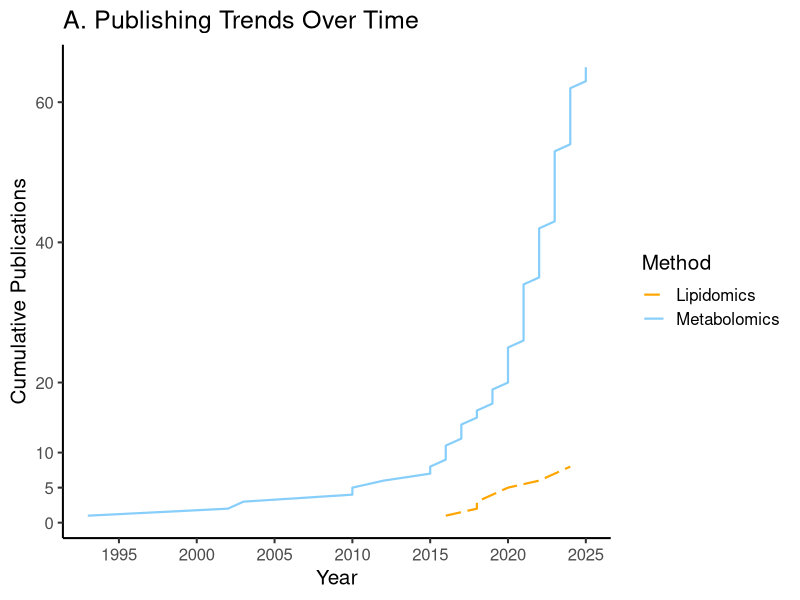
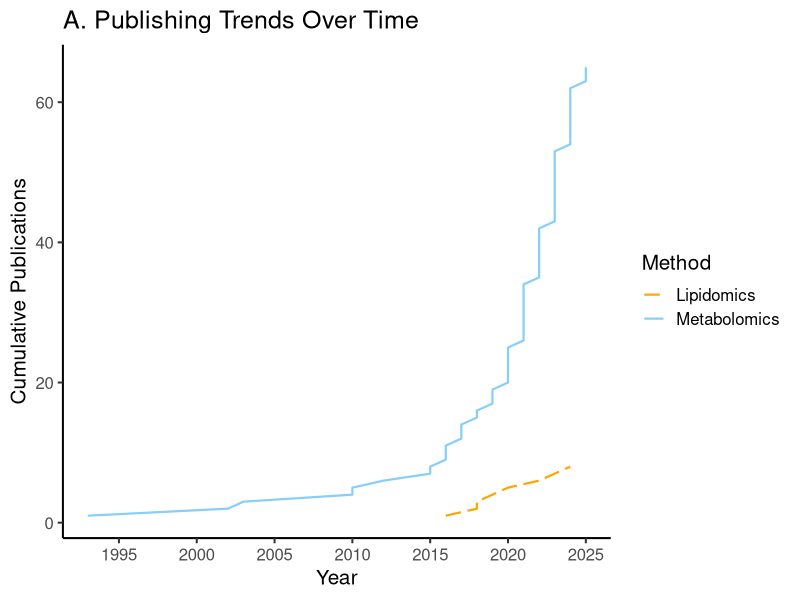
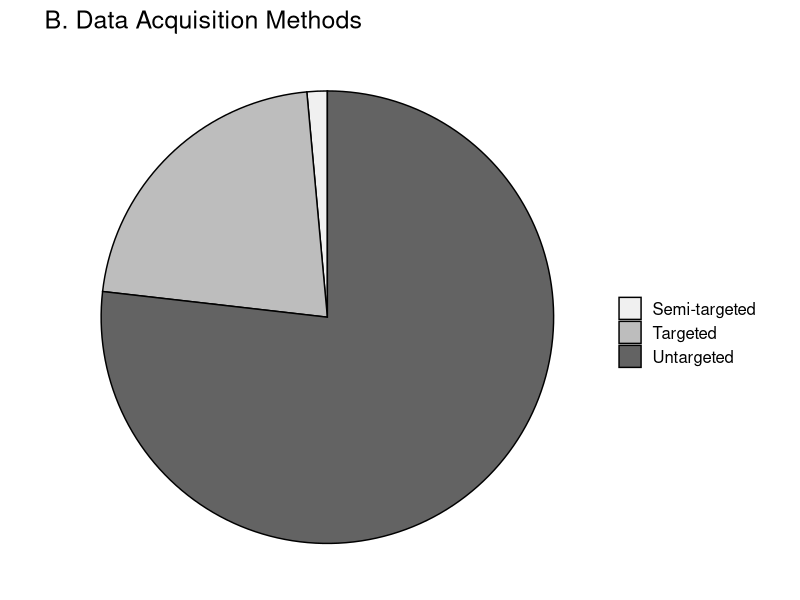
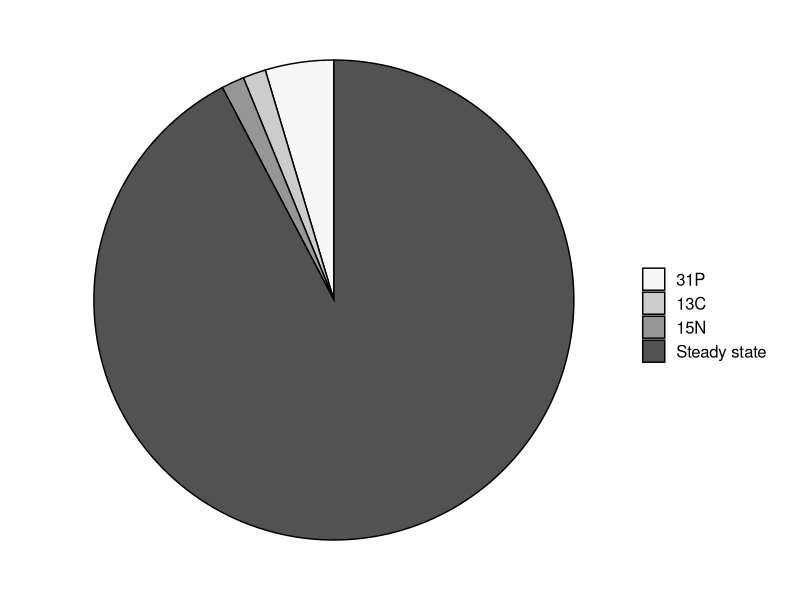
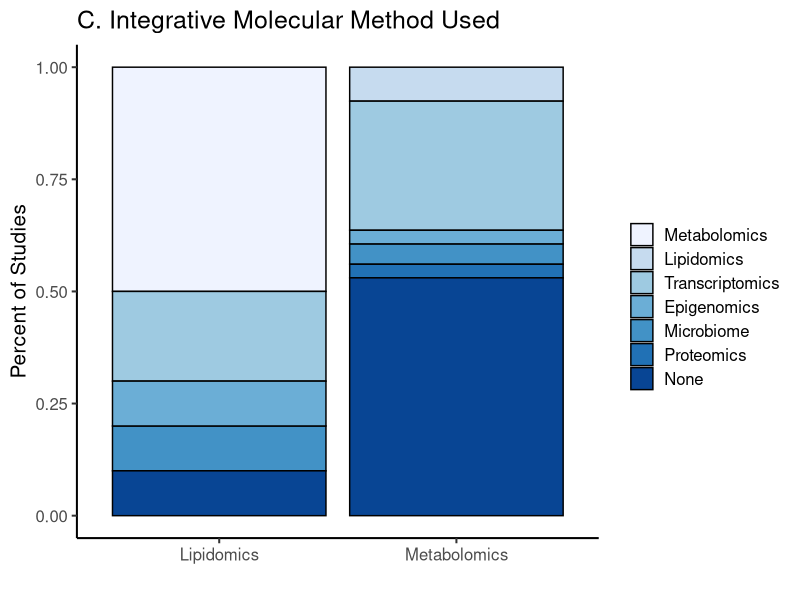
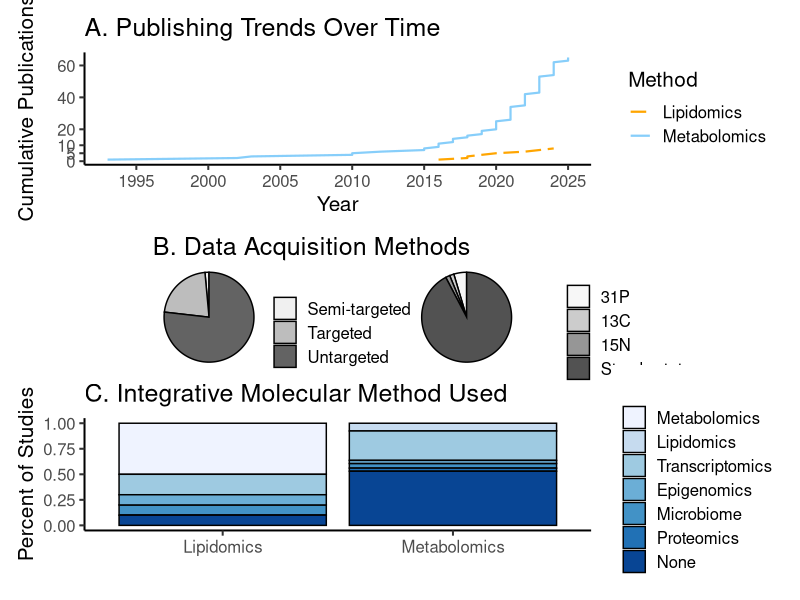
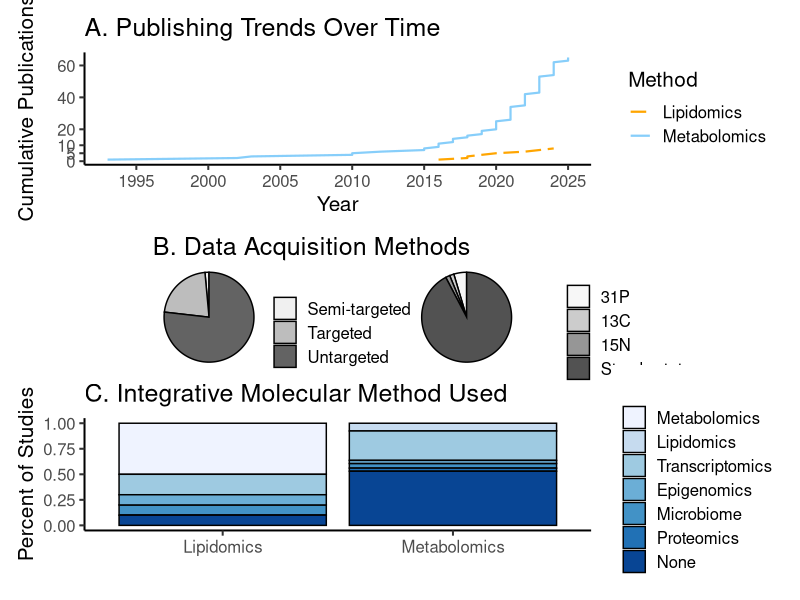

These charts were generated, in order, by the following R code:
## ---- chunk 1
knitr::opts_chunk$set(echo = TRUE)
knitr::opts_knit$set(root.dir = normalizePath(".")) #Set root directory
## ---- chunk 2
getwd()
## ---- chunk 3
#install.packages("tidyverse")
#install.packages("RColorBrewer")
#install.packages("patchwork")
require(tidyverse)
require(RColorBrewer)
require(patchwork)
## ---- chunk 4
sessionInfo()
## ---- chunk 5
metadata <- read.csv("../metadata/2025-metabolomics-lipidomics-studies.csv", header = TRUE, col.names = c("Year", "Author", "Title", "Species", "Phyllum", "Stressor", "Method", "dataAcquisition", "Platform", "Type", "statisticalMethods", "enrichmentMethod", "physTraits", "otherOmicMethods", "integrativeAnalysis", "takeHomes", "Abstract", "DOI", "Source")) %>%
  dplyr::select(-c(takeHomes, Abstract, DOI))#Import study information. Change column names to be simple where appropriate. Remove columns that will not be used for figures
head(metadata)
## ---- chunk 6
panelAPlot <- metadata %>%
  dplyr::select(Year, Author, Method) %>%
  unique(.) %>%
  arrange(Year) %>%
  group_by(Method) %>%
  mutate(cumulative_count = row_number()) %>%
  ggplot(., aes(x = Year, y = cumulative_count, color = Method, linetype = Method)) +
  geom_line(linewidth = 0.75) +
  scale_y_continuous(name = "Cumulative Publications",
                     breaks = c(seq(0,10,5),
                                seq(20,60,20))) +
  scale_x_continuous(breaks = seq(1990, 2025, 5)) +
  scale_color_manual(values = c("orange", "lightskyblue")) +
  scale_linetype_manual(values = c("longdash", "solid")) +
  ggtitle("A. Publishing Trends Over Time") +
  theme_classic(base_size = 15)
panelAPlot
## ---- chunk 7
metadata %>%
  dplyr::select(Year, Author, Method) %>%
  unique(.) %>%
  arrange(Year) %>%
  group_by(Method) %>%
  mutate(cumulative_count = row_number()) %>%
  ggplot(., aes(x = Year, y = cumulative_count, color = Method, linetype = Method)) +
  geom_line(linewidth = 0.75) +
  scale_y_continuous(name = "Cumulative Publications") +
  scale_x_continuous(breaks = seq(1990, 2025, 5)) +
  scale_color_manual(values = c("orange", "lightskyblue")) +
  scale_linetype_manual(values = c("longdash", "solid")) +
  ggtitle("A. Publishing Trends Over Time") +
  theme_classic(base_size = 15)
## ---- chunk 8
panelBPlot1 <- metadata %>%
  dplyr::select(Year, Author, dataAcquisition) %>%
  unique(.) %>%
  mutate(., dataAcquisition = gsub(pattern = "\\s*\\([^\\)]+\\)", replacement = "", x = dataAcquisition)) %>%
  mutate(., dataAcquisition = gsub(pattern = ", analyzed only those identified in database", replacement = "", x = dataAcquisition)) %>%
  mutate(., dataAcquisition = gsub(pattern = " ", replacement = "", x = dataAcquisition)) %>%
  group_by(., dataAcquisition) %>%
  summarize(., count = n()) %>%
  ggplot(mapping = aes(x = "", y = count, fill = dataAcquisition)) +
  geom_col(color = "black") +
  coord_polar(theta = "y") +
  scale_fill_manual(name = "",
                    values = brewer.pal(3, "Greys")) +
  ggtitle("B. Data Acquisition Methods") +
  theme_void(base_size = 15)
panelBPlot1
## ---- chunk 9
metadata %>%
  dplyr::select(Year, Author, dataAcquisition) %>%
  unique(.) %>%
  mutate(., dataAcquisition = gsub(pattern = "\\s*\\([^\\)]+\\)", replacement = "", x = dataAcquisition)) %>%
  mutate(., dataAcquisition = gsub(pattern = ", analyzed only those identified in database", replacement = "", x = dataAcquisition)) %>%
  mutate(., dataAcquisition = gsub(pattern = " ", replacement = "", x = dataAcquisition)) %>%
  group_by(., dataAcquisition) %>%
  summarize(., count = n())
## ---- chunk 10
panelBPlot2 <- metadata %>%
  filter(., Method == "Metabolomics") %>%
  dplyr::select(Year, Author, Type) %>%
  unique(.) %>%
  group_by(., Type) %>%
  summarize(., count = n()) %>%
  ggplot(mapping = aes(x = "", y = count, fill = Type)) +
  geom_col(color = "black") +
  coord_polar(theta = "y") +
  scale_fill_manual(name = "",
                    labels = c("31P", "13C", "15N", "Steady state"),
                    values = brewer.pal(4, "Greys")) +
  theme_void(base_size = 15)
panelBPlot2
## ---- chunk 11
metadata %>%
  dplyr::select(Year, Author, Method, otherOmicMethods) %>%
  unique(.) %>%
  pivot_longer(., cols = Method:otherOmicMethods,
               values_to = "Method") %>%
  dplyr::select(-name) %>%
  separate(., col = Method, into = c("Method", "Method2", "Method3"), sep = ", ")
#Only Rodfriguez-Casariego et al. 2024 (Methylation, transcriptome, microbiome, lipidomics) and Wei et al. 2015 (metabolomics, proteomics, and transcriptome) used two methods additional methods
## ---- chunk 12
intStudyTable <- metadata %>%
  dplyr::select(Year, Author, Method, otherOmicMethods) %>%
  unique(.) %>%
  pivot_longer(., cols = Method:otherOmicMethods,
               values_to = "Method") %>%
  dplyr::select(-name) %>%
  separate(., col = Method, into = c("Method", "Method2", "Method3"), sep = ", ") %>%
  pivot_longer(., cols = Method:Method3,
               values_to = "Method") %>%
  dplyr::select(-name) %>%
  filter(., is.na(Method) == FALSE) %>%
  filter(., Method != "None") %>%
  mutate(., Method = gsub(pattern = "16S microbial diversity", replacement = "Microbiome", x = Method)) %>%
  mutate(., Method = gsub(pattern = "16s microbial diversity", replacement = "Microbiome", x = Method)) %>%
  mutate(., Method = gsub(pattern = "Microbiome", replacement = "Microbiome", x = Method)) %>%
  mutate(., Method = gsub(pattern = "ITS2 microbiome", replacement = "Microbiome", x = Method)) %>%
  mutate(., Method = gsub(pattern = "ITS2 sequencing", replacement = "Microbiome", x = Method)) %>%
  mutate(., Method = gsub(pattern = "DNA methylation", replacement = "Epigenomics", x = Method)) %>%
  mutate(., Method = gsub(pattern = "Histone PTM", replacement = "Epigenomics", x = Method)) %>%
  mutate(., Method = gsub(pattern = "transcriptome", replacement = "Transcriptomics", x = Method)) %>%
  mutate(., Method = gsub(pattern = "RT-qPCR", replacement = "Transcriptomics", x = Method)) %>%
  mutate(., used = "Y") %>%
  pivot_wider(., names_from = "Method", values_from = "used", values_fill = "N") %>%
  dplyr::select(Year:Metabolomics, Lipidomics, Transcriptomics, Microbiome, Epigenomics, Proteomics)
#Take metadata and pivot table such that all method information is in one column. Separate entries with multiple methods into different columns, then pivot. Add a column indicating that particular method was used. Pivot dataframe wider, filling in "N" for "NA".
head(intStudyTable)
## ---- chunk 13
intStudySummary <- cbind((intStudyTable %>%
                            filter(., Metabolomics == "Y") %>%
                            dplyr::select(-c(Year, Author)) %>%
                            summarize(., "1metaboliteY" = sum(Metabolomics == "Y"),
                                      "2lipidY" = sum(Lipidomics == "Y"),
                                      "3transcriptY" = sum(Transcriptomics == "Y"),
                                      "5microbiomeY" = sum(Microbiome == "Y"),
                                      "4epigenomeY" = sum(Epigenomics == "Y"),
                                      "6proteinY" = sum(Proteomics == "Y"),
                                      "7noInt" = sum(Lipidomics == "N" & Transcriptomics == "N" & Microbiome == "N" & Epigenomics == "N" & Proteomics == "N")) %>%
                            t(.) %>% as.data.frame(.)),
                         (intStudyTable %>%
                            filter(., Lipidomics == "Y") %>%
                            dplyr::select(-c(Year, Author)) %>%
                            summarize(., "1metaboliteY" = sum(Metabolomics == "Y"),
                                      "2lipidY" = sum(Lipidomics == "Y"),
                                      "3transcriptY" = sum(Transcriptomics == "Y"),
                                      "5microbiomeY" = sum(Microbiome == "Y"),
                                      "4epigenomeY" = sum(Epigenomics == "Y"),
                                      "6proteinY" = sum(Proteomics == "Y"),
                                      "7noInt" = sum(Metabolomics == "N" & Transcriptomics == "N" & Microbiome == "N" & Epigenomics == "N" & Proteomics == "N")) %>%
                            t(.) %>% as.data.frame(.))) #Count the number of metabolomics or lipidomics studies that use other methods, and use cbind to combine.
colnames(intStudySummary) <- c("Metabolomics", "Lipidomics") #Change column names
intStudySummary$Metabolomics[1] <- NA #Change number of metabolomics studies to NA
intStudySummary$Lipidomics[2] <- NA #Change number of lipidomics studies to NA
intStudySummary #Confirm changes
## ---- chunk 14
panelCPlot <- intStudySummary %>%
  rownames_to_column(var = "intMethod") %>%
  pivot_longer(., cols = Metabolomics:Lipidomics, names_to = "method", values_to = "count") %>%
  ggplot(., aes(x = method, y = count, fill = intMethod)) +
  geom_bar(stat = "identity", position = "fill", color = "black") +
  labs(x = "", y = "Percent of Studies") +
  scale_fill_manual(name = "",
                    labels = c("Metabolomics", "Lipidomics",
                               "Transcriptomics", "Epigenomics", "Microbiome", "Proteomics",
                               "None"),
                    values = brewer.pal(7, "Blues")) +
  ggtitle("C. Integrative Molecular Method Used") +
  theme_classic(base_size = 15)
panelCPlot
## ---- chunk 15
panelAPlot / (panelBPlot1 | panelBPlot2) / panelCPlot
ggsave("figure1.pdf", height = 11, width = 8.5)
## ---- chunk 16
metadata %>%
  dplyr::select(Year, Author, enrichmentMethod) %>%
  unique(.) %>%
  group_by(enrichmentMethod) %>%
  summarize(count = n()) %>%
  View(.)
#10 MetaboAnalyst pathway module
#47 manual mapping
## ---- chunk 17
metadata %>%
  filter(., otherOmicMethods != "None") %>%
  dplyr::select(Year, Author, integrativeAnalysis) %>%
  unique(.) %>%
  group_by(integrativeAnalysis) %>%
  summarize(count = n()) %>%
  View(.)
## ---- chunk 18
metadata %>%
  dplyr::select(Year, Author, physTraits) %>%
  unique(.) %>%
  mutate(., physUsed = case_when(physTraits == "None" ~ "N",
                                 physTraits != "None" ~ "Y")) %>%
  group_by(physUsed) %>%
  summarize(count = n())
#27 no phys, 41 phys
## ---- chunk 19
metadata %>%
  dplyr::select(Year, Author, Source) %>%
  unique(.) %>%
  group_by(Source) %>%
  summarize(count = n())
#Both: 17, Manual: 27, ProQuest: 5, Web of Science: 19
